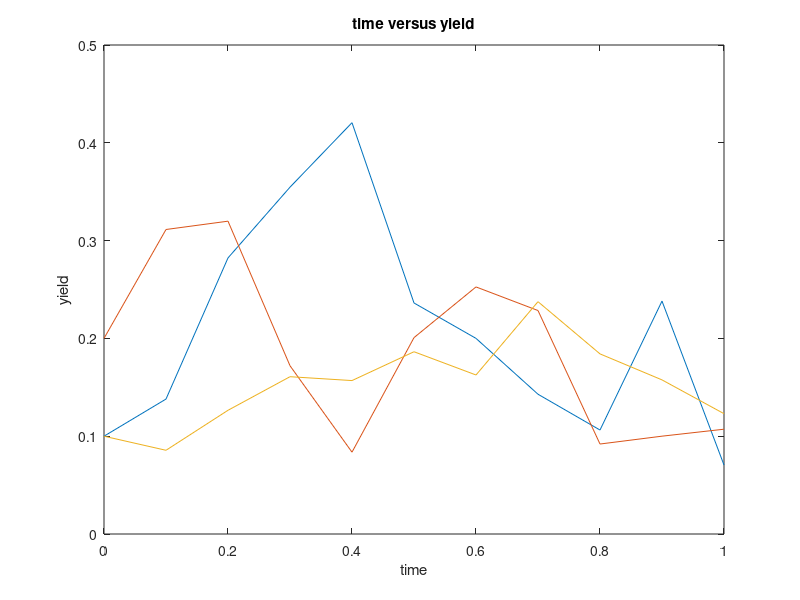

Recreate this plot in MATLAB.
clear;
beta = [5.9,3.9,0.1];
mu = [0.2,0.1,0.1];
sigma = [0.3,0.3,0.11];
r0 = [0.1,0.2,0.1];


for k = 1:3
    t(1) = 0;
    r(1) = r0(k);
    j = 2;
    delt = 0.1;
    for i = 0.1:0.1:1
        t(j) = i;
        z = normrnd(0,1);
        r(j) = (r(j-1) + beta(k)*(mu(k)-r(j-1))*delt + sigma(k)*sqrt(delt)*z);
        j = j + 1;
    end
    plot(t,r);
    hold on;
end


title('time versus yield');
xlabel('time');
ylabel('yield');
hold off;